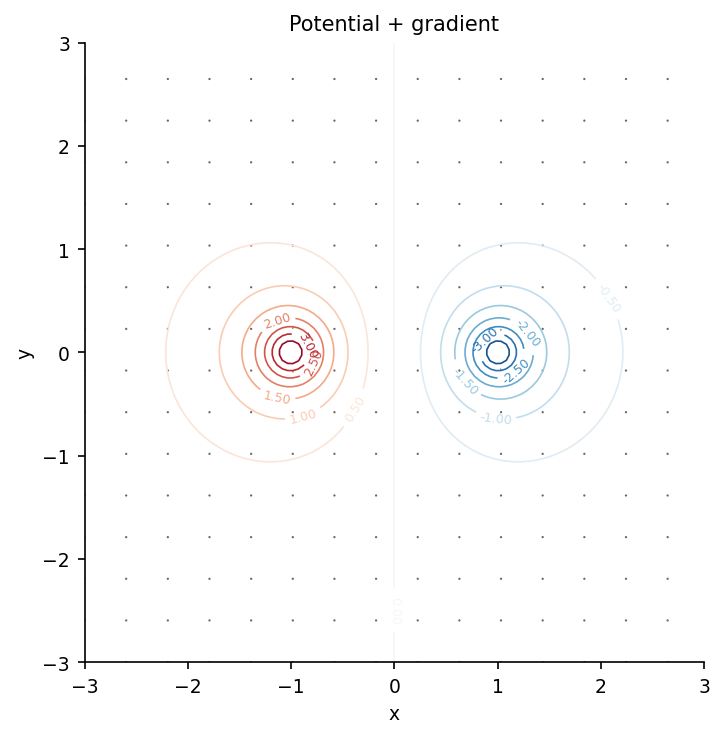

Python code for this plot:
"""potential_field: 标量势场的等势线 + 梯度箭头."""
import sys, os; sys.path.insert(0, os.path.join(os.path.dirname(os.path.abspath(__file__)), '..', '..', '_utils', 'python'))
import numpy as np
import matplotlib.pyplot as plt
from theme import apply_theme

def make_figure(title='Potential + gradient'):
    apply_theme(fig_size=(6, 5))
    Y, X = np.mgrid[-3:3:120j, -3:3:120j]
    V = -1/np.sqrt((X-1)**2 + Y**2 + 0.05) + 1/np.sqrt((X+1)**2 + Y**2 + 0.05)
    Ey, Ex = np.gradient(-V)
    skip = (slice(None, None, 8), slice(None, None, 8))
    fig, ax = plt.subplots()
    cs = ax.contour(X, Y, V, levels=15, cmap='RdBu_r', linewidths=0.8)
    ax.clabel(cs, inline=True, fontsize=6, fmt='%.2f')
    ax.quiver(X[skip], Y[skip], Ex[skip], Ey[skip], color='k', alpha=0.6, scale=80)
    ax.set_aspect('equal'); ax.set_xlabel('x'); ax.set_ylabel('y'); ax.set_title(title)
    fig.tight_layout()
    return fig

if __name__ == '__main__':
    fig = make_figure(); fig.savefig(__file__.replace('.py', '.png'), dpi=150)
